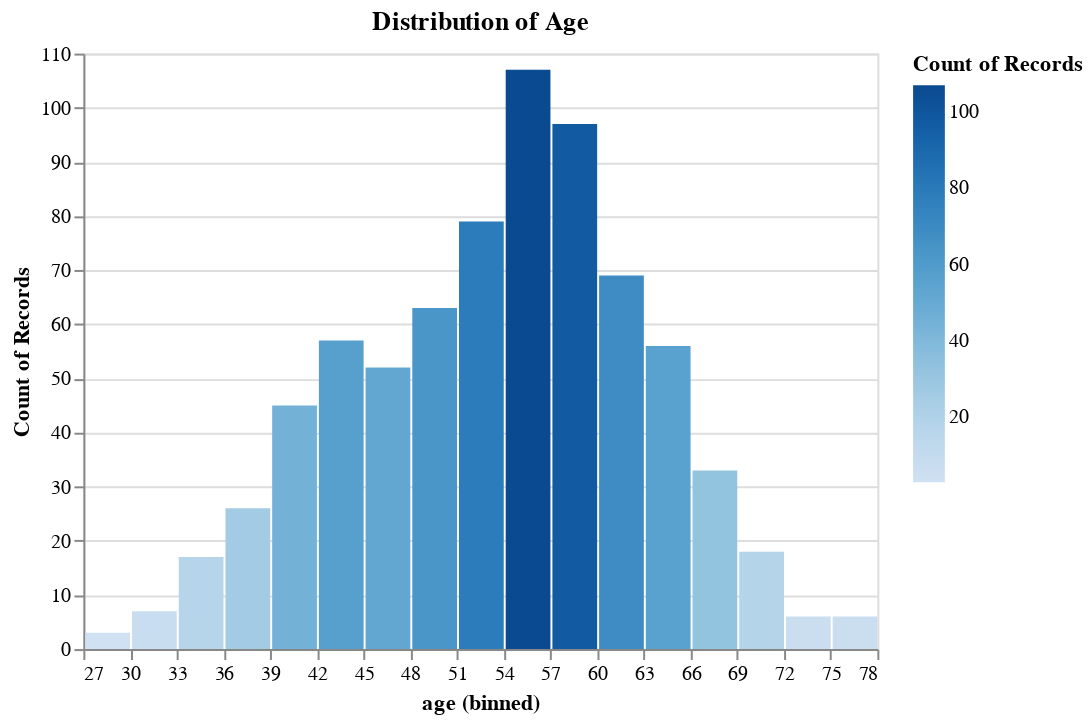

The notebook cell saved with this chart:
### Code cell
bar = alt.Chart(heart).mark_bar().encode(
    alt.X("age", bin=alt.Bin(step=3)), alt.Y("count()"),
    color="count()").properties(title="Distribution of Age")
bar

### Figure 1 — Vega-Lite specification as saved in the notebook (floating-point values rounded to 4 significant figures; data arrays with more than 128 entries replaced by an {"elided": "..."} marker saying what was removed)
{"config": {"view": {"continuousWidth": 400, "continuousHeight": 300}}, "data": {"name": "data-9c5c541ff0505177026c42e372cebf79"}, "mark": "bar", "encoding": {"color": {"aggregate": "count", "type": "quantitative"}, "x": {"bin": {"step": 3}, "field": "age", "type": "quantitative"}, "y": {"aggregate": "count", "type": "quantitative"}}, "title": "Distribution of Age", "$schema": "https://vega.github.io/schema/vega-lite/v4.17.0.json", "datasets": {"data-9c5c541ff0505177026c42e372cebf79": {"elided": "741 records"}}}
